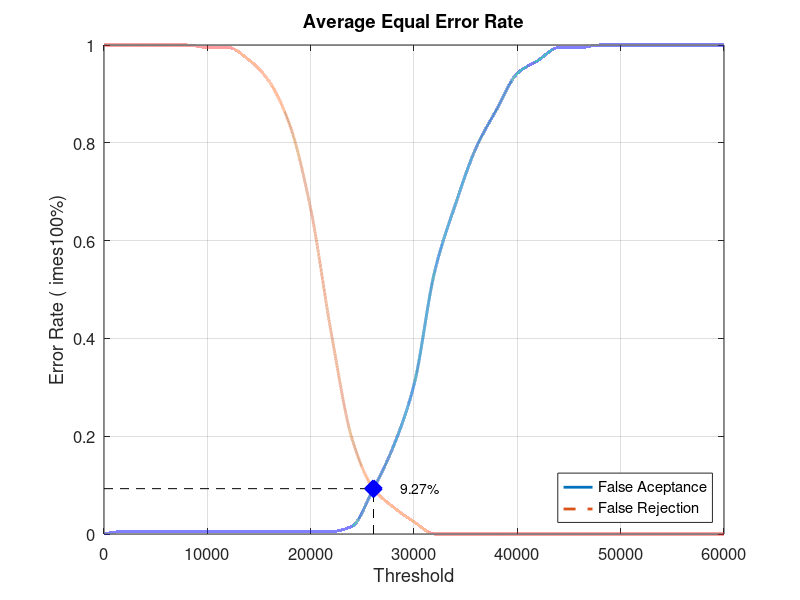
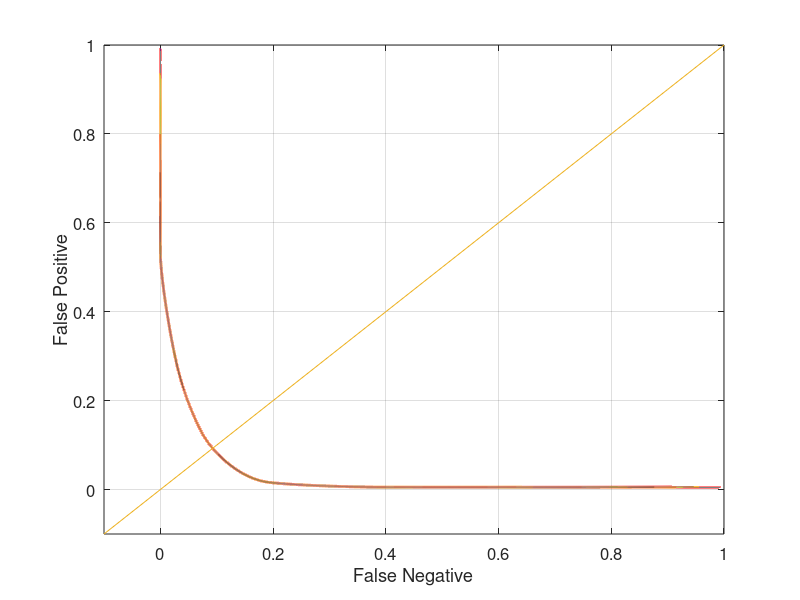

Write the MATLAB code that produced these figures, in order.
close all;
clear;
clc;
x = 0:2000:60000;
xq = 0:0.5:60000;

y0 = [0 0.00526316 0.00526316 0.00526316 0.00526316 0.00526316 0.00526316 0.00526316 0.00526316 0.00526316 0.00526316 0.00526316 0.0157895 0.0894737 0.178947 0.305263 0.536842 0.673684 0.789474 0.868421 0.942105 0.968421 0.994737 0.994737 1 1 1 1 1 1 1]
yy0 = interp1(x, y0, xq, 'pchip');
y1 = [1 1 1 1 1 0.995 0.995 0.97 0.925 0.835 0.665 0.41 0.195 0.095 0.055 0.025 0 0 0 0 0 0 0 0 0 0 0 0 0 0 0]
yy1 = interp1(x, y1, xq, 'pchip');

% Calculating EER: 
y2 = abs(y0 - y1);
find(y2 == min(y2))
yy2 = abs(yy0 - yy1);
xEER = find(yy2 == min(yy2));
xEERIndex = xq(xEER) % X-axis EER
yEER = yy0(xEER) % Y-axis EER

main = figure
plot(xq, yy0,'-','LineWidth', 2);	hold on
plot(xq, yy1,'--','LineWidth', 2);	hold on
plot([xEERIndex xEERIndex], [0 yEER], 'k--');	hold on
plot([0 xEERIndex], [yEER yEER], 'k--');	hold on
plot(xEERIndex, yEER, 'bx', 'LineWidth', 10);	hold on
text(xEERIndex + 10 * xEERIndex / 100, yEER, [num2str(round((10000 * yEER)) / 100) '%'])
legend('False Aceptance', 'False Rejection', 'Location', 'SouthEast')
xlabel('Threshold')
ylabel('Error Rate (	imes100%)')
title('Average Equal Error Rate')
set(gca, 'FontSize', 12)
axis([0 60000 0 1])
grid on

print(main, 'Database2_3Main', '-dpng');
FNRxFPR = figure('Color', [1 1 1]);
plot(yy1, yy0, '-', yy1, yy0, 'LineWidth', 2);
hold on
y = -0.1:0.1:1
plot(y, y); 
set(gca, 'FontSize', 12)
xlabel('False Negative')
ylabel('False Positive')
axis([-0.1 1 -0.1 1])
set(gca, 'FontSize', 12)
grid on

print(FNRxFPR, 'Database2_3FNRxFPR','-dpng');
